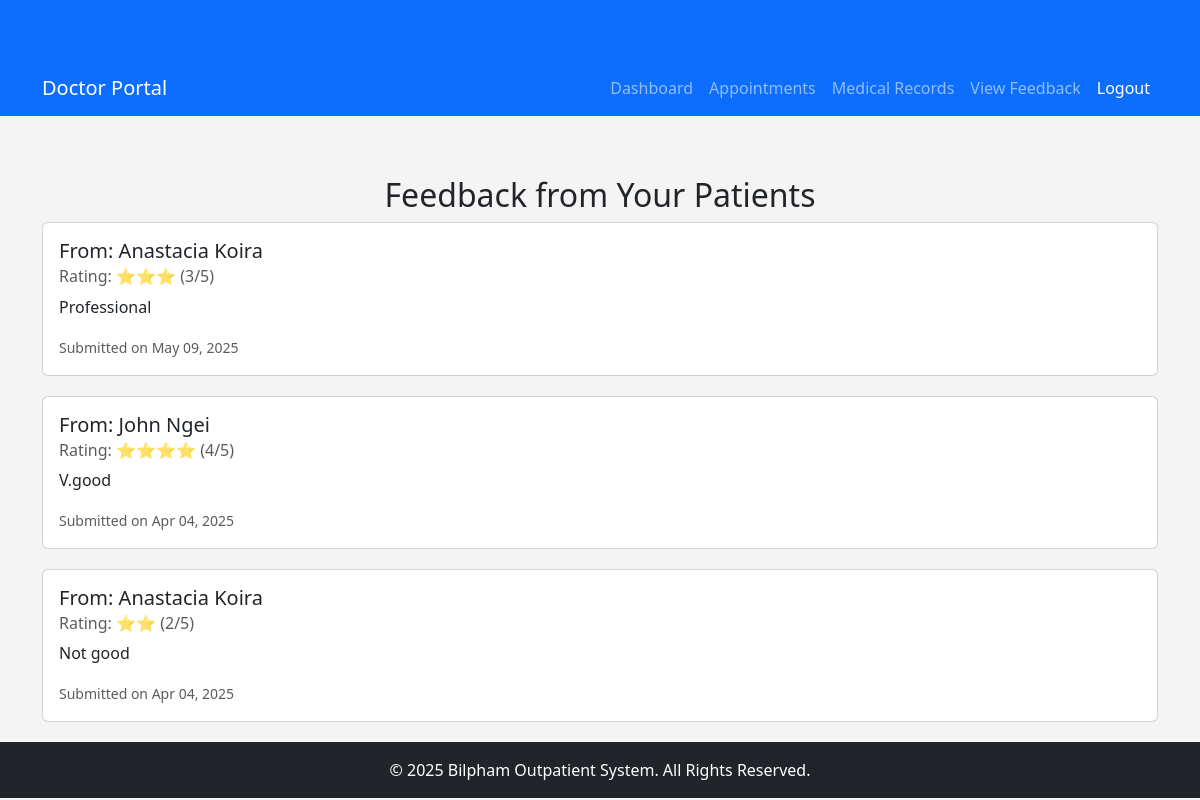
The page /doctors/view_feedback.php (signed in) on the database its author committed.
### tables this page shows
CREATE TABLE `feedback` (
  `feedback_id` int NOT NULL AUTO_INCREMENT,
  `patient_id` int NOT NULL,
  `doctor_id` int NOT NULL,
  `rating` int DEFAULT NULL,
  `comments` text,
  `created_at` timestamp NULL DEFAULT CURRENT_TIMESTAMP,
  PRIMARY KEY (`feedback_id`),
  KEY `patient_id` (`patient_id`),
  KEY `doctor_id` (`doctor_id`),
  CONSTRAINT `feedback_ibfk_1` FOREIGN KEY (`patient_id`) REFERENCES `patients` (`patient_id`) ON DELETE CASCADE,
  CONSTRAINT `feedback_ibfk_2` FOREIGN KEY (`doctor_id`) REFERENCES `users` (`user_id`) ON DELETE CASCADE,
  CONSTRAINT `feedback_chk_1` CHECK ((`rating` between 1 and 5))
);

CREATE TABLE `users` (
  `user_id` int NOT NULL AUTO_INCREMENT,
  `full_name` varchar(100) NOT NULL,
  `email` varchar(100) NOT NULL,
  `password_hash` varchar(255) NOT NULL,
  `phone_number` varchar(15) DEFAULT NULL,
  `role` enum('admin','doctor','patient') NOT NULL,
  `created_at` timestamp NULL DEFAULT CURRENT_TIMESTAMP,
  PRIMARY KEY (`user_id`),
  UNIQUE KEY `email` (`email`)
);

### doctors/view_feedback.php (the view, shortened to what this page needs)
<?php
require_once "../config/db.php";
$doctor_id = $_SESSION["user_id"];
$stmt = $conn->prepare("
    SELECT f.rating, f.comments, f.created_at, u.full_name AS patient_name
    FROM feedback f
    JOIN patients p ON f.patient_id = p.patient_id
    JOIN users u ON p.user_id = u.user_id
    WHERE f.doctor_id = ?
    ORDER BY f.created_at DESC
");
$stmt->bind_param("i", $doctor_id);
$stmt->execute();
$result = $stmt->get_result();
?>
<!DOCTYPE html>
<html lang="en">
<head>
    <link rel="stylesheet" href="https://cdn.jsdelivr.net/npm/bootstrap@5.3.0/dist/css/bootstrap.min.css">
</head>
<body>
<?php include "navbar.php"; ?>
<div class="container">
    <h2 class="text-center">Feedback from Your Patients</h2>
    <?php if ($result->num_rows > 0): ?>
        <?php while ($row = $result->fetch_assoc()): ?>
            <div class="card">
                <div class="card-body">
                    <h5 class="card-title">From: <?php echo htmlspecialchars($row["patient_name"]); ?></h5>
                    <h6 class="card-subtitle mb-2 text-muted">Rating: <?php echo str_repeat("⭐", $row["rating"]); ?> (<?php echo $row["rating"]; ?>/5)</h6>
                    <p class="card-text"><?php echo nl2br(htmlspecialchars($row["comments"])); ?></p>
                    <small class="text-muted">Submitted on <?php echo date("M d, Y", strtotime($row["created_at"])); ?></small>
                </div>
            </div>
        <?php endwhile; ?>
    <?php else: ?>
        <p class="alert alert-info text-center">No feedback submitted yet.</p>
    <?php endif; ?>
</div>
<?php include "../partials/footer.php"; ?>
</body>
</html>

### doctors/view_feedback.php (style rules this page uses)
body { background: #f4f4f4; }
.container { margin-top: 60px; }
.card { margin-bottom: 20px; }

### rows shown on the page
feedback: users.full_name "Anastacia Koira", rating "⭐⭐⭐", rating "3", comments "Professional", created_at "May 09, 2025"
feedback: users.full_name "John Ngei", rating "⭐⭐⭐⭐", rating "4", comments "V.good", created_at "Apr 04, 2025"
feedback: users.full_name "Anastacia Koira", rating "⭐⭐", rating "2", comments "Not good", created_at "Apr 04, 2025"
